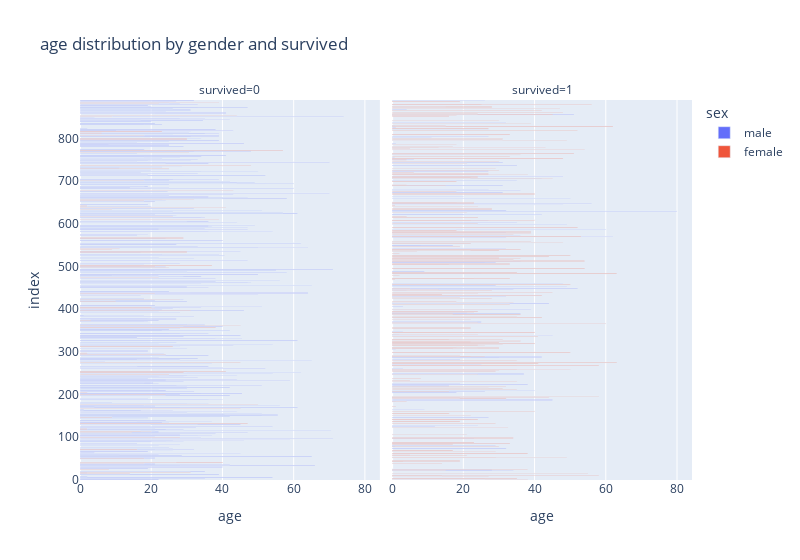

Source (notebook cell):
### Code cell
px.bar(df, x='age',color='sex', facet_col='survived',
       title='age distribution by gender and survived',width=800)

### Figure 1 — Plotly figure (JSON) as saved in the notebook; plotly's stock layout.template omitted (floating-point values rounded to 4 significant figures; data arrays with more than 128 entries replaced by an {"elided": "..."} marker saying what was removed)
{"data": [{"hovertemplate": "sex=male<br>survived=0<br>age=%{x}<br>index=%{y}<extra></extra>", "legendgroup": "male", "marker": {"color": "#636efa", "pattern": {"shape": ""}}, "name": "male", "orientation": "h", "showlegend": true, "textposition": "auto", "type": "bar", "x": {"elided": "468 float values"}, "xaxis": "x", "y": {"elided": "468 int values"}, "yaxis": "y"}, {"hovertemplate": "sex=male<br>survived=1<br>age=%{x}<br>index=%{y}<extra></extra>", "legendgroup": "male", "marker": {"color": "#636efa", "pattern": {"shape": ""}}, "name": "male", "orientation": "h", "showlegend": false, "textposition": "auto", "type": "bar", "x": [NaN, 34.0, 28.0, NaN, NaN, NaN, 32.0, 0.83, 29.0, 23.0, NaN, 12.0, 24.0, 27.0, 9.0, 1.0, 45.0, 3.0, 18.0, 26.0, 40.0, 16.0, 38.0, 19.0, 37.0, 3.0, 25.0, 25.0, 19.0, 30.0, 42.0, NaN, NaN, 0.92, 45.0, 2.0, 3.0, 25.0, 36.0, 21.0, 39.0, 3.0, 44.0, 32.0, 28.0, NaN, 4.0, 34.0, 52.0, 49.0, 29.0, 48.0, 25.0, 9.0, NaN, 26.0, 29.0, 36.0, 32.0, NaN, 8.0, 17.0, 22.0, 32.0, 62.0, 36.0, 32.0, 60.0, 49.0, 35.0, 27.0, 42.0, 20.0, 80.0, 32.0, NaN, 48.0, 56.0, 50.0, 20.0, 31.0, 36.0, 27.0, 31.0, NaN, 35.0, 42.0, NaN, 48.0, 27.0, 35.0, NaN, 31.0, 6.0, 0.67, 20.0, 1.0, 11.0, 0.42, 27.0, 27.0, 1.0, NaN, 0.83, 32.0, NaN, 51.0, 4.0, 26.0], "xaxis": "x2", "y": [17, 21, 23, 36, 55, 65, 74, 78, 81, 97, 107, 125, 127, 146, 165, 183, 187, 193, 204, 207, 209, 220, 224, 226, 248, 261, 267, 271, 283, 286, 288, 298, 301, 305, 338, 340, 348, 370, 390, 391, 400, 407, 414, 429, 430, 444, 445, 447, 449, 453, 455, 460, 484, 489, 507, 509, 510, 512, 543, 547, 549, 550, 553, 569, 570, 572, 579, 587, 599, 604, 607, 621, 622, 630, 632, 643, 645, 647, 660, 664, 673, 679, 681, 690, 692, 701, 707, 709, 712, 724, 737, 740, 744, 751, 755, 762, 788, 802, 803, 804, 821, 827, 828, 831, 838, 839, 857, 869, 889], "yaxis": "y2"}, {"hovertemplate": "sex=female<br>survived=0<br>age=%{x}<br>index=%{y}<extra></extra>", "legendgroup": "female", "marker": {"color": "#EF553B", "pattern": {"shape": ""}}, "name": "female", "orientation": "h", "showlegend": true, "textposition": "auto", "type": "bar", "x": [14.0, 31.0, 8.0, 18.0, 40.0, 27.0, 18.0, 16.0, 28.0, 14.5, 20.0, 17.0, 2.0, 47.0, NaN, 9.0, 45.0, 50.0, NaN, 24.0, 2.0, NaN, NaN, NaN, 25.0, 29.0, 41.0, NaN, 45.0, 24.0, 2.0, 26.0, 38.0, 45.0, 3.0, 31.0, 21.0, 20.0, NaN, NaN, 10.0, 28.0, 21.0, 22.0, NaN, 25.0, 21.0, NaN, 37.0, 30.0, 9.0, 11.0, NaN, 29.0, NaN, NaN, 39.0, 26.0, 9.0, 41.0, 2.0, 18.0, 32.0, 43.0, NaN, 18.0, 25.0, 48.0, 30.5, 57.0, NaN, 30.0, 18.0, 6.0, 23.0, 9.0, 44.0, NaN, 22.0, 39.0, NaN], "xaxis": "x", "y": [14, 18, 24, 38, 40, 41, 49, 71, 100, 111, 113, 114, 119, 132, 140, 147, 167, 177, 180, 199, 205, 229, 235, 240, 246, 251, 254, 264, 276, 293, 297, 312, 357, 362, 374, 396, 402, 404, 409, 415, 419, 423, 436, 474, 485, 498, 501, 502, 503, 534, 541, 542, 564, 567, 578, 593, 610, 617, 634, 638, 642, 654, 657, 678, 680, 702, 729, 736, 767, 772, 792, 799, 807, 813, 816, 852, 854, 863, 882, 885, 888], "yaxis": "y"}, {"hovertemplate": "sex=female<br>survived=1<br>age=%{x}<br>index=%{y}<extra></extra>", "legendgroup": "female", "marker": {"color": "#EF553B", "pattern": {"shape": ""}}, "name": "female", "orientation": "h", "showlegend": false, "textposition": "auto", "type": "bar", "x": {"elided": "233 float values"}, "xaxis": "x2", "y": {"elided": "233 int values"}, "yaxis": "y2"}], "layout": {"annotations": [{"font": {}, "showarrow": false, "text": "survived=0", "x": 0.245, "xanchor": "center", "xref": "paper", "y": 1, "yanchor": "bottom", "yref": "paper"}, {"font": {}, "showarrow": false, "text": "survived=1", "x": 0.755, "xanchor": "center", "xref": "paper", "y": 1, "yanchor": "bottom", "yref": "paper"}], "barmode": "relative", "legend": {"title": {"text": "sex"}, "tracegroupgap": 0}, "title": {"text": "age distribution by gender and survived"}, "width": 800, "xaxis": {"anchor": "y", "domain": [0, 0.49], "title": {"text": "age"}}, "xaxis2": {"anchor": "y2", "domain": [0.51, 1], "matches": "x", "title": {"text": "age"}}, "yaxis": {"anchor": "x", "domain": [0, 1], "title": {"text": "index"}}, "yaxis2": {"anchor": "x2", "domain": [0, 1], "matches": "y", "showticklabels": false}}}
